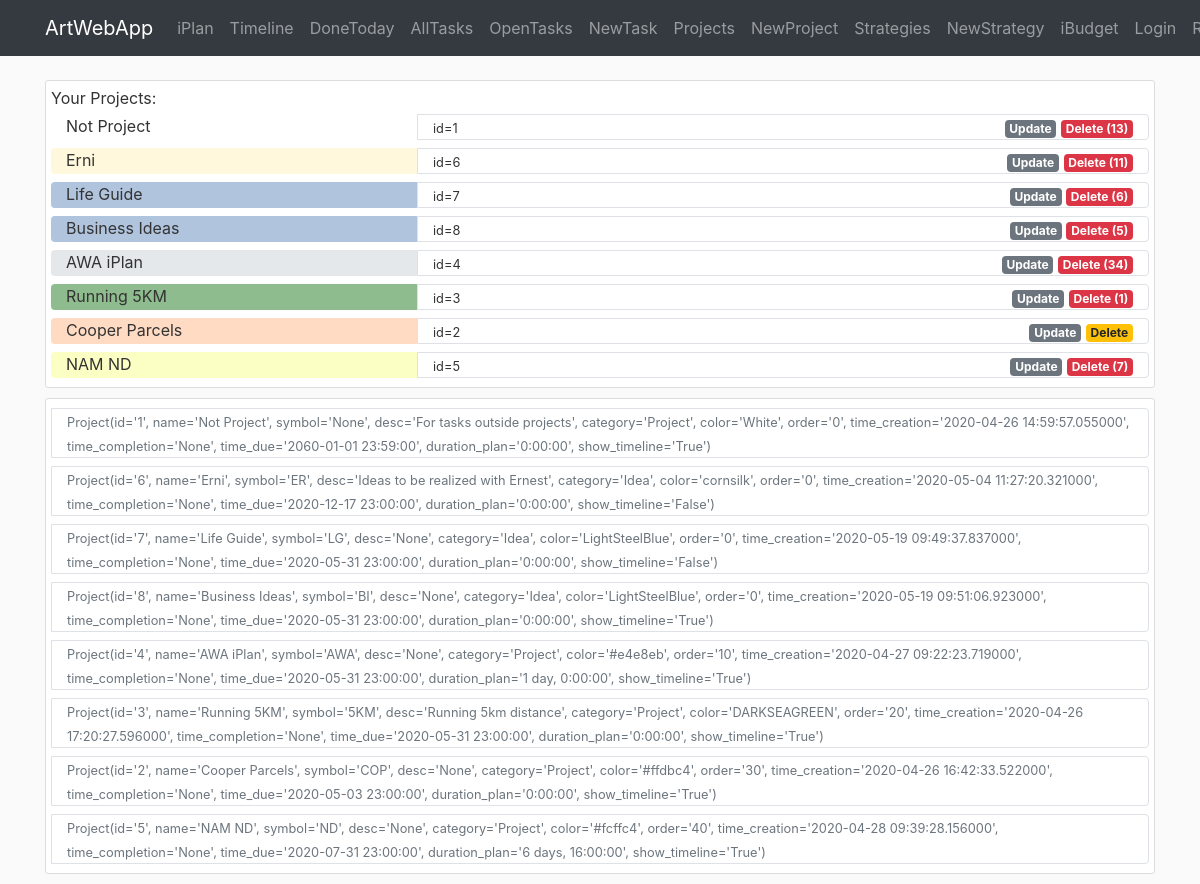
The app's page /iplan/project with its own data.
### awa/iplan/models.py (models this page shows)
class Project(db.Model):
    id = db.Column(db.Integer, primary_key=True)
    name = db.Column(db.String(40), nullable=False)
    symbol = db.Column(db.String(3))
    desc = db.Column(db.Text)
    category = db.Column(db.String(20))
    color = db.Column(db.String(7))
    order = db.Column(db.Integer)
    time_creation = db.Column(db.DateTime, default=datetime.now)
    time_completion = db.Column(db.DateTime)
    time_due = db.Column(db.DateTime)
    duration_plan = db.Column(db.Interval, nullable=False, default=timedelta(0))
    show_timeline = db.Column(db.Boolean, default=True, nullable=False)
    br_task = db.relationship('Task', backref='project')  # todo: lazy=True - test that later
    def __repr__(self):
        return f"Project(id='{self.id}', name='{self.name}', symbol='{self.symbol}', desc='{self.desc}'," \
               f" category='{self.category}', color='{self.color}', order='{self.order}'," \
               f" time_creation='{self.time_creation}', time_completion='{self.time_completion}'," \
               f" time_due='{self.time_due}', duration_plan='{self.duration_plan}'," \
               f" show_timeline='{self.show_timeline}')"

### awa/iplan/routes.py (the view)
@iplan.route('/iplan/project', methods=['GET', 'POST'])
def project():
    projects = Project.query.order_by(Project.order).all()
    count_tasks = {item.id: len(Task.query.filter_by(id_project=item.id).all()) for item in projects}
    return render_template('iplan/project.html', projects=projects, count_tasks=count_tasks)

### awa/templates/iplan/project.html
{% extends "layout.html" %}
{% block content %}
<div class="container">
   <div class="content-section">
       Your Projects:
        {% for item in projects %}
        <div class="row m-0">
            <div class="col-4 rounded-left mt-1 mb-1" style="background-color:{{item.color}}">
                {{item.name}}
            </div>
            <div class="col border rounded-right mt-1 mb-1">
                <div class="row p-0">
                    <div class="col">
                        <small>id={{item.id}}</small>
                    </div>
                    <div class="col-auto ml-auto">
                        <a href="{{url_for('iplan.project_update', id_project=item.id)}}" class="badge badge-secondary">Update</a>
                        {% if count_tasks[item.id] %}
                            <a href="{{url_for('iplan.project_delete', id_project=item.id)}}" class="badge badge-danger">Delete ({{count_tasks[item.id]}})</a>
                        {% else %}
                            <a href="{{url_for('iplan.project_delete', id_project=item.id)}}" class="badge badge-warning">Delete</a>
                        {% endif %}
                    </div>
                </div>
            </div>
        </div>
        {% endfor %}
    </div>
   <div class="content-section">
        {% for item in projects %}
        <div class="row m-0">
            <div class="col border rounded-right mt-1 mb-1">
                <div class="row p-0">
                    <div class="col-auto">
                        <small class="text-muted">{{item}}</small>
                    </div>
                </div>
            </div>
        </div>
        {% endfor %}
    </div>
</div>
{% endblock content %}

### awa/static/main.css (style rules this page uses)
body { background: #fafafa; color: #333333; margin-top: 5rem; }
.content-section { background: #ffffff; padding: 5px 5px; border: 1px solid #dddddd; border-radius: 3px; margin-bottom: 10px; }

### records on screen
Project: name "Not Project", id "1", count_tasks "13", id+name+symbol "Project(id='1', name='Not Project', symbol='None', desc='For tasks outside projects', category='Project', color='White', order='0', time_creation='2020-04-26 14:59:57.055000', time_completion='None', time_due='2060-01-01 23:59:00', duration_plan='0:00:00', show_timeline='True')"
Project: name "Erni", id "6", count_tasks "11", id+name+symbol "Project(id='6', name='Erni', symbol='ER', desc='Ideas to be realized with Ernest', category='Idea', color='cornsilk', order='0', time_creation='2020-05-04 11:27:20.321000', time_completion='None', time_due='2020-12-17 23:00:00', duration_plan='0:00:00', show_timeline='False')"
Project: name "Life Guide", id "7", count_tasks "6", id+name+symbol "Project(id='7', name='Life Guide', symbol='LG', desc='None', category='Idea', color='LightSteelBlue', order='0', time_creation='2020-05-19 09:49:37.837000', time_completion='None', time_due='2020-05-31 23:00:00', duration_plan='0:00:00', show_timeline='False')"
Project: name "Business Ideas", id "8", count_tasks "5", id+name+symbol "Project(id='8', name='Business Ideas', symbol='BI', desc='None', category='Idea', color='LightSteelBlue', order='0', time_creation='2020-05-19 09:51:06.923000', time_completion='None', time_due='2020-05-31 23:00:00', duration_plan='0:00:00', show_timeline='True')"
Project: name "AWA iPlan", id "4", count_tasks "34", id+name+symbol "Project(id='4', name='AWA iPlan', symbol='AWA', desc='None', category='Project', color='#e4e8eb', order='10', time_creation='2020-04-27 09:22:23.719000', time_completion='None', time_due='2020-05-31 23:00:00', duration_plan='1 day, 0:00:00', show_timeline='True')"
Project: name "Running 5KM", id "3", show_timeline "1", id+name+symbol "Project(id='3', name='Running 5KM', symbol='5KM', desc='Running 5km distance', category='Project', color='DARKSEAGREEN', order='20', time_creation='2020-04-26 17:20:27.596000', time_completion='None', time_due='2020-05-31 23:00:00', duration_plan='0:00:00', show_timeline='True')"
Project: name "Cooper Parcels", id "2", id+name+symbol "Project(id='2', name='Cooper Parcels', symbol='COP', desc='None', category='Project', color='#ffdbc4', order='30', time_creation='2020-04-26 16:42:33.522000', time_completion='None', time_due='2020-05-03 23:00:00', duration_plan='0:00:00', show_timeline='True')"
Project: name "NAM ND", id "5", count_tasks "7", id+name+symbol "Project(id='5', name='NAM ND', symbol='ND', desc='None', category='Project', color='#fcffc4', order='40', time_creation='2020-04-28 09:39:28.156000', time_completion='None', time_due='2020-07-31 23:00:00', duration_plan='6 days, 16:00:00', show_timeline='True')"
